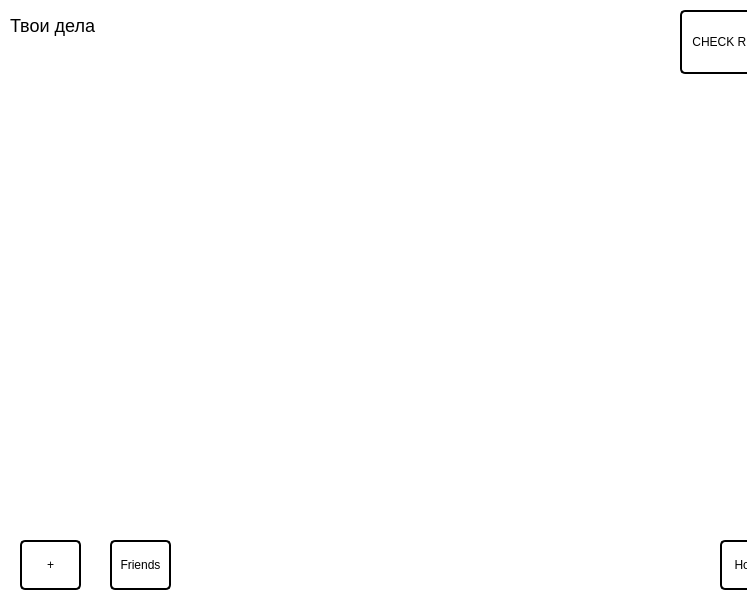
<?xml version="1.0" encoding="UTF-8"?>
<ui version="4.0">
 <class>Form</class>
 <widget class="QWidget" name="Form">
  <property name="geometry">
   <rect>
    <x>0</x>
    <y>0</y>
    <width>747</width>
    <height>600</height>
   </rect>
  </property>
  <property name="windowTitle">
   <string>Form</string>
  </property>
  <property name="styleSheet">
   <string notr="true">background-color: white</string>
  </property>
  <widget class="QPushButton" name="home_button">
   <property name="geometry">
    <rect>
     <x>720</x>
     <y>540</y>
     <width>61</width>
     <height>50</height>
    </rect>
   </property>
   <property name="minimumSize">
    <size>
     <width>60</width>
     <height>35</height>
    </size>
   </property>
   <property name="baseSize">
    <size>
     <width>60</width>
     <height>35</height>
    </size>
   </property>
   <property name="styleSheet">
    <string notr="true">border: 2px solid black;
color: black;
border-radius: 5px;</string>
   </property>
   <property name="text">
    <string>Home</string>
   </property>
  </widget>
  <widget class="QPushButton" name="view_friends_button">
   <property name="geometry">
    <rect>
     <x>110</x>
     <y>540</y>
     <width>61</width>
     <height>50</height>
    </rect>
   </property>
   <property name="minimumSize">
    <size>
     <width>60</width>
     <height>35</height>
    </size>
   </property>
   <property name="baseSize">
    <size>
     <width>60</width>
     <height>35</height>
    </size>
   </property>
   <property name="styleSheet">
    <string notr="true">border: 2px solid black;
color: black;
border-radius: 5px;</string>
   </property>
   <property name="text">
    <string>Friends</string>
   </property>
  </widget>
  <widget class="QPushButton" name="add_clock_button">
   <property name="geometry">
    <rect>
     <x>20</x>
     <y>540</y>
     <width>61</width>
     <height>50</height>
    </rect>
   </property>
   <property name="minimumSize">
    <size>
     <width>60</width>
     <height>35</height>
    </size>
   </property>
   <property name="baseSize">
    <size>
     <width>60</width>
     <height>35</height>
    </size>
   </property>
   <property name="styleSheet">
    <string notr="true">border: 2px solid black;
color: black;
border-radius: 5px;</string>
   </property>
   <property name="text">
    <string>+</string>
   </property>
  </widget>
  <widget class="QPushButton" name="check_request_button">
   <property name="geometry">
    <rect>
     <x>680</x>
     <y>10</y>
     <width>128</width>
     <height>64</height>
    </rect>
   </property>
   <property name="minimumSize">
    <size>
     <width>128</width>
     <height>35</height>
    </size>
   </property>
   <property name="baseSize">
    <size>
     <width>60</width>
     <height>35</height>
    </size>
   </property>
   <property name="styleSheet">
    <string notr="true">border: 2px solid black;
color: black;
border-radius: 5px;</string>
   </property>
   <property name="text">
    <string>CHECK REQUEST</string>
   </property>
  </widget>
  <widget class="QLabel" name="label">
   <property name="geometry">
    <rect>
     <x>10</x>
     <y>10</y>
     <width>261</width>
     <height>31</height>
    </rect>
   </property>
   <property name="styleSheet">
    <string notr="true">color: black;
font-size: 18px;</string>
   </property>
   <property name="text">
    <string>Твои дела</string>
   </property>
  </widget>
 </widget>
 <resources/>
 <connections/>
</ui>
